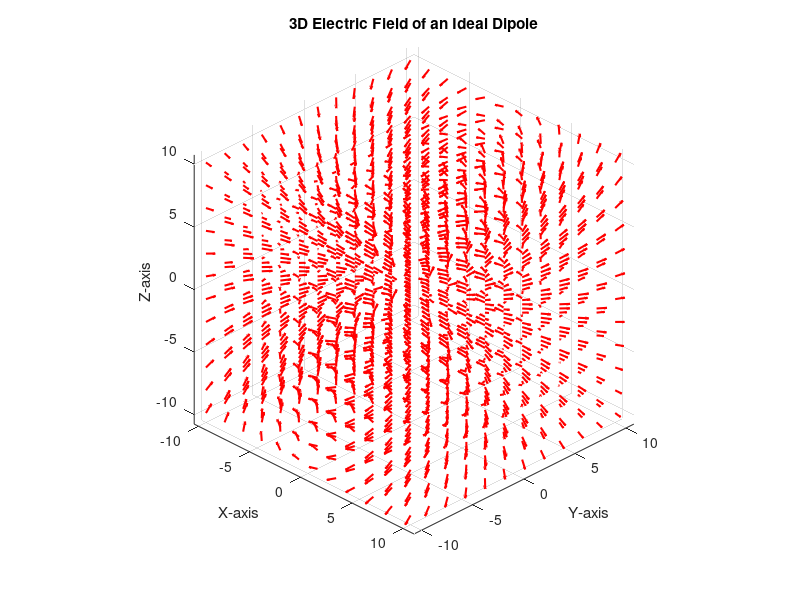

MATLAB code to generate this figure:
% Electric Field of a Dipole in 3D
% Author: Aliakbar Mohsennejad
% Description: Visualization of the electric field due to an ideal dipole using MATLAB

clc;
clear;

%% Define grid space
range = linspace(-10, 10, 12);
[X, Y, Z] = meshgrid(range, range, range);

% Initialize field components
Ex = zeros(size(X));
Ey = zeros(size(Y));
Ez = zeros(size(Z));

%% Define constants
K = 9e9;          % Coulomb's constant
P = 1e-9;         % Dipole moment (C·m)
d = 1;            % Separation between charges

%% Calculate Electric Field Components
for n = 1:numel(X)
    R1 = sqrt((X(n) - d/2).^2 + Y(n).^2 + Z(n).^2);  % Distance from +q
    R2 = sqrt((X(n) + d/2).^2 + Y(n).^2 + Z(n).^2);  % Distance from -q

    Ex(n) = K * P * ((X(n) - d/2) ./ R1.^3 - (X(n) + d/2) ./ R2.^3);
    Ey(n) = K * P * (Y(n) ./ R1.^3 - Y(n) ./ R2.^3);
    Ez(n) = K * P * (Z(n) ./ R1.^3 - Z(n) ./ R2.^3);
end

%% Normalize the vectors for visualization
E_mag = sqrt(Ex.^2 + Ey.^2 + Ez.^2);
Exn = Ex ./ E_mag;
Eyn = Ey ./ E_mag;
Ezn = Ez ./ E_mag;

% Scale for better appearance
scale = 1;
Exn = Exn * scale;
Eyn = Eyn * scale;
Ezn = Ezn * scale;

%% Refine grid for smoother arrows
[Xq, Yq, Zq] = meshgrid(linspace(-10, 10, 12));

Exq = interp3(X, Y, Z, Exn, Xq, Yq, Zq);
Eyq = interp3(X, Y, Z, Eyn, Xq, Yq, Zq);
Ezq = interp3(X, Y, Z, Ezn, Xq, Yq, Zq);

%% Plot the field vectors using quiver3
figure('Color','w');
quiver3(Xq(:), Yq(:), Zq(:), Exq(:), Eyq(:), Ezq(:), 'r', 'LineWidth', 1.5);
axis equal;
grid on;
xlabel('X-axis');
ylabel('Y-axis');
zlabel('Z-axis');
title('3D Electric Field of an Ideal Dipole');
view(45, 30);
